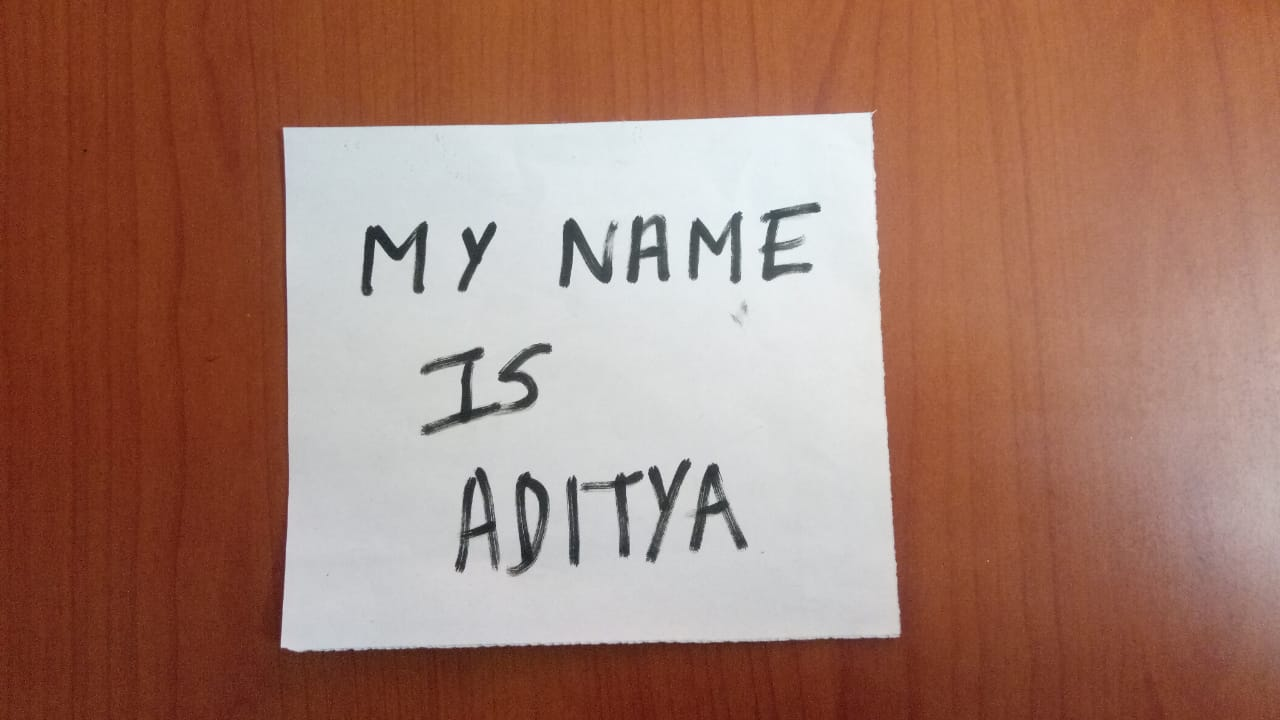
#> input picture Cam Scanner/test_img.jpg, 1280 x 720 px, given in place of test2.mp4, which was not available
$ python 'camshift_obj_detection_and _tracking.py'
#> lines starting #> are read from the running program, lines starting #| are printed output that depends on the picture; after the words box and inside, x2 and y2 are one past the last pixel; in counts of white or black regions, pixels touching at a corner belong together; pictures that were not available may be replaced by others from this repository, and a replacement may not be noted
# CAMshift (Continuously Adaptive Meanshift)


import numpy as np
import cv2 as cv

cap = cv.VideoCapture('C:\\Users\\Vishal\\PycharmProjects\\pythonProject\\Image Processing\\Data\\test2.mp4')

# take first frame of the video
ret, frame = cap.read()
#> frame is the input picture: shape (720, 1280, 3); mean B, G, R 108.3, 122.9, 162.5

# setup initial location of window
x, y, width, height = 580, 30, 80, 150
track = (x, y, width, height)

# set up the ROI for tracking
roi = frame[y:y + height, x: x + width]
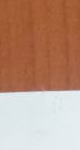
#> roi: shape (150, 80, 3); mean B, G, R 128.9, 148.8, 187
hsv_roi = cv.cvtColor(roi, cv.COLOR_BGR2HSV)
#> hsv_roi: shape (150, 80, 3); mean H, S, V 43.4, 102.4, 191.3
mask = cv.inRange(hsv_roi, np.array((0., 60., 32.)), np.array((180., 255., 255)))
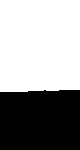
#> mask: shape (150, 80); 60.7% white; 1 black region, box (x1, y1, x2, y2) and area: (0, 90, 80, 150) 4715
roi_hist = cv.calcHist([hsv_roi], [0], mask, [180], [0, 180])
#> roi_hist = 180 values, max 3079 at index 10, min 0 at index 0, mean 40.47
cv.normalize(roi_hist, roi_hist, 0, 255, cv.NORM_MINMAX)

# Setup the termination criteria, either 10 iteration or move by atleast 1 pt
termntn = (cv.TERM_CRITERIA_EPS | cv.TERM_CRITERIA_COUNT, 10, 1)
cv.imshow('roi', roi)
while True:
    ret, frame = cap.read()

    if ret == True:

        hsv = cv.cvtColor(frame, cv.COLOR_BGR2HSV)
#> hsv: shape (720, 1280, 3); mean H, S, V 38.1, 106.8, 164.2
        dst = cv.calcBackProject([hsv], [0], roi_hist, [0, 180], 1)
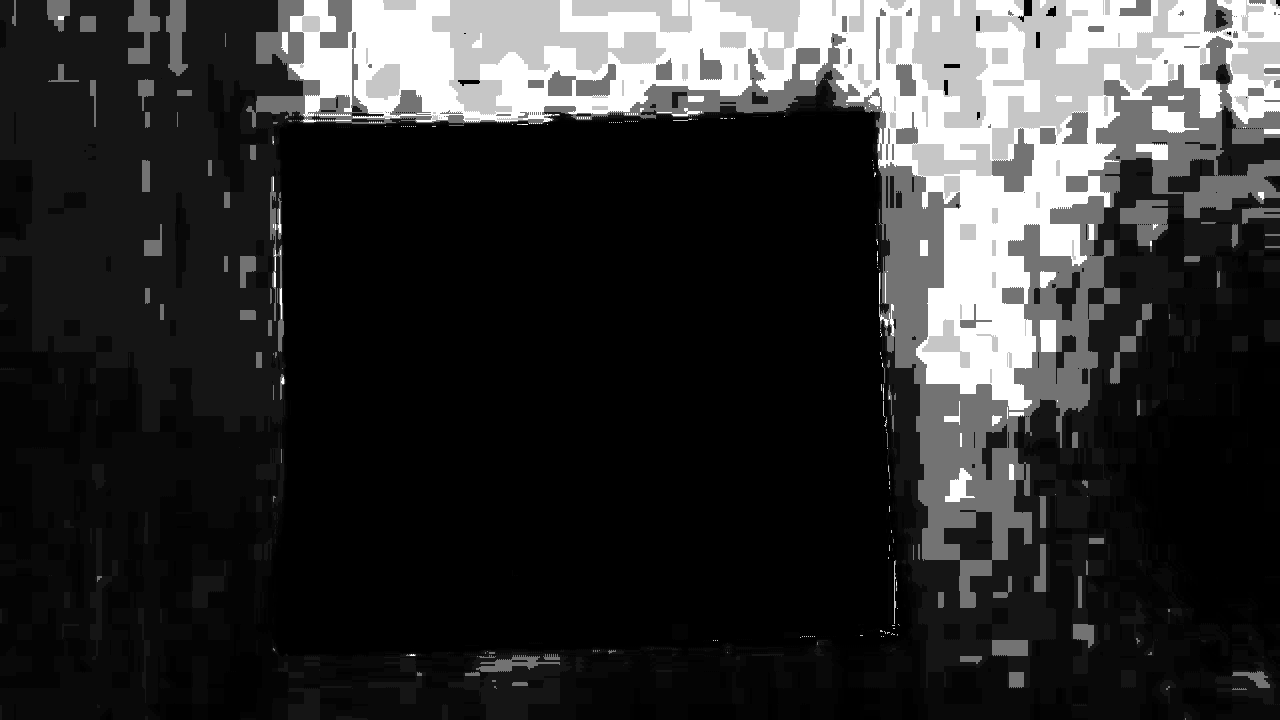
#> dst: shape (720, 1280); min 0, max 255, mean 48.8

        # apply meanshift to get the new location
        ret, track = cv.CamShift(dst, track, termntn)
#> ret = ((616, 67), (113, 132.6), 6.61); track = (559, 0, 114, 134)

        # Draw it on image
        # x,y,w,h = track
        # final = cv.rectangle(frame, (x,y), (x+w, y+h), (0,0,255), 3)

        # Try to draw rotating rectangle
        pts = cv.boxPoints(ret)
#> pts = [[552.2, 126.3], [567.5, -5.35], [679.8, 7.65], [664.5, 139.4]]
        pts = np.int64(pts)
#> pts = [[552, 126], [567, -5], [679, 7], [664, 139]]
        final = cv.polylines(frame, [pts], True, (255, 0, 0), 2)

        cv.imshow('dst', dst)
        frame = cv.resize(final, (600, 600))
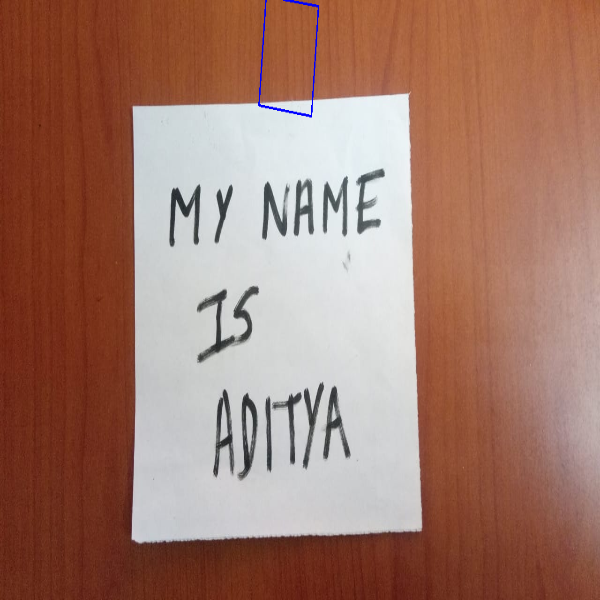
#> frame: shape (600, 600, 3); mean B, G, R 108.5, 122.7, 162.2
        cv.imshow('final_image', frame)
        k = cv.waitKey(30) & 0xff
#> (key Esc is pressed here)
        if k == 27:
            break
    else:
        break
cv.destroyAllWindows()
